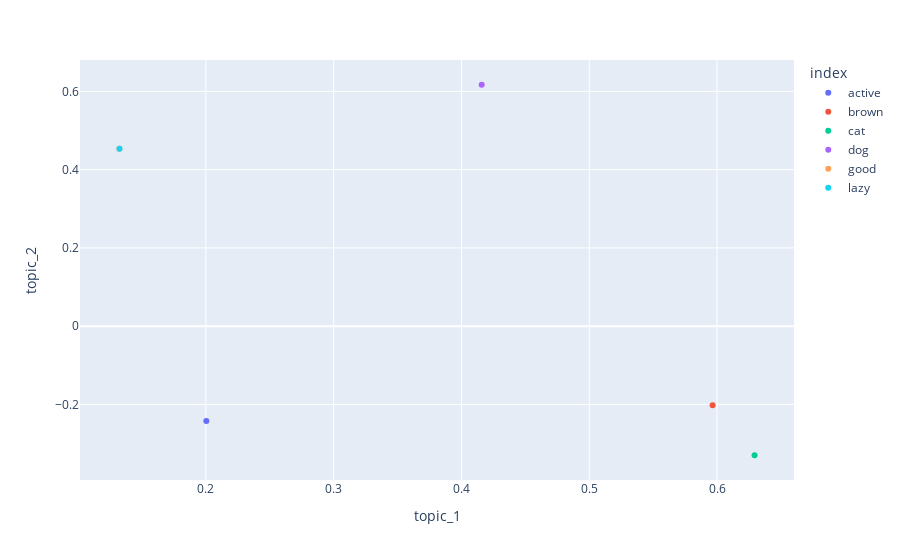

Source (notebook cell):
### Markdown cell above
* On avait document x topic
* Ici on a mot x topic
* Ici on voit à quel point chaque mot explique le topic
* Topic 2 parle surtout de chien, good, lazy
* Topic 1 parle de chat marron et de chien

### Code cell
topic = pd.DataFrame(svd_model.components_, index = ["topic_1","topic_2"])
topic.columns= vectorizer.get_feature_names_out()
topic_t = topic.transpose()

fig = px.scatter(topic_t, x = "topic_1", y = "topic_2", color = topic_t.index)
fig.show()

### Figure 1 — Plotly figure (JSON) as saved in the notebook; plotly's stock layout.template omitted (floating-point values rounded to 4 significant figures)
{"data": [{"hovertemplate": "index=active<br>topic_1=%{x}<br>topic_2=%{y}<extra></extra>", "legendgroup": "active", "marker": {"color": "#636efa", "symbol": "circle"}, "mode": "markers", "name": "active", "orientation": "v", "showlegend": true, "type": "scatter", "x": [0.2004], "xaxis": "x", "y": [-0.2424], "yaxis": "y"}, {"hovertemplate": "index=brown<br>topic_1=%{x}<br>topic_2=%{y}<extra></extra>", "legendgroup": "brown", "marker": {"color": "#EF553B", "symbol": "circle"}, "mode": "markers", "name": "brown", "orientation": "v", "showlegend": true, "type": "scatter", "x": [0.5965], "xaxis": "x", "y": [-0.2018], "yaxis": "y"}, {"hovertemplate": "index=cat<br>topic_1=%{x}<br>topic_2=%{y}<extra></extra>", "legendgroup": "cat", "marker": {"color": "#00cc96", "symbol": "circle"}, "mode": "markers", "name": "cat", "orientation": "v", "showlegend": true, "type": "scatter", "x": [0.6293], "xaxis": "x", "y": [-0.3299], "yaxis": "y"}, {"hovertemplate": "index=dog<br>topic_1=%{x}<br>topic_2=%{y}<extra></extra>", "legendgroup": "dog", "marker": {"color": "#ab63fa", "symbol": "circle"}, "mode": "markers", "name": "dog", "orientation": "v", "showlegend": true, "type": "scatter", "x": [0.4158], "xaxis": "x", "y": [0.6169], "yaxis": "y"}, {"hovertemplate": "index=good<br>topic_1=%{x}<br>topic_2=%{y}<extra></extra>", "legendgroup": "good", "marker": {"color": "#FFA15A", "symbol": "circle"}, "mode": "markers", "name": "good", "orientation": "v", "showlegend": true, "type": "scatter", "x": [0.1324], "xaxis": "x", "y": [0.4534], "yaxis": "y"}, {"hovertemplate": "index=lazy<br>topic_1=%{x}<br>topic_2=%{y}<extra></extra>", "legendgroup": "lazy", "marker": {"color": "#19d3f3", "symbol": "circle"}, "mode": "markers", "name": "lazy", "orientation": "v", "showlegend": true, "type": "scatter", "x": [0.1324], "xaxis": "x", "y": [0.4534], "yaxis": "y"}], "layout": {"legend": {"title": {"text": "index"}, "tracegroupgap": 0}, "margin": {"t": 60}, "xaxis": {"anchor": "y", "domain": [0, 1], "title": {"text": "topic_1"}}, "yaxis": {"anchor": "x", "domain": [0, 1], "title": {"text": "topic_2"}}}}
